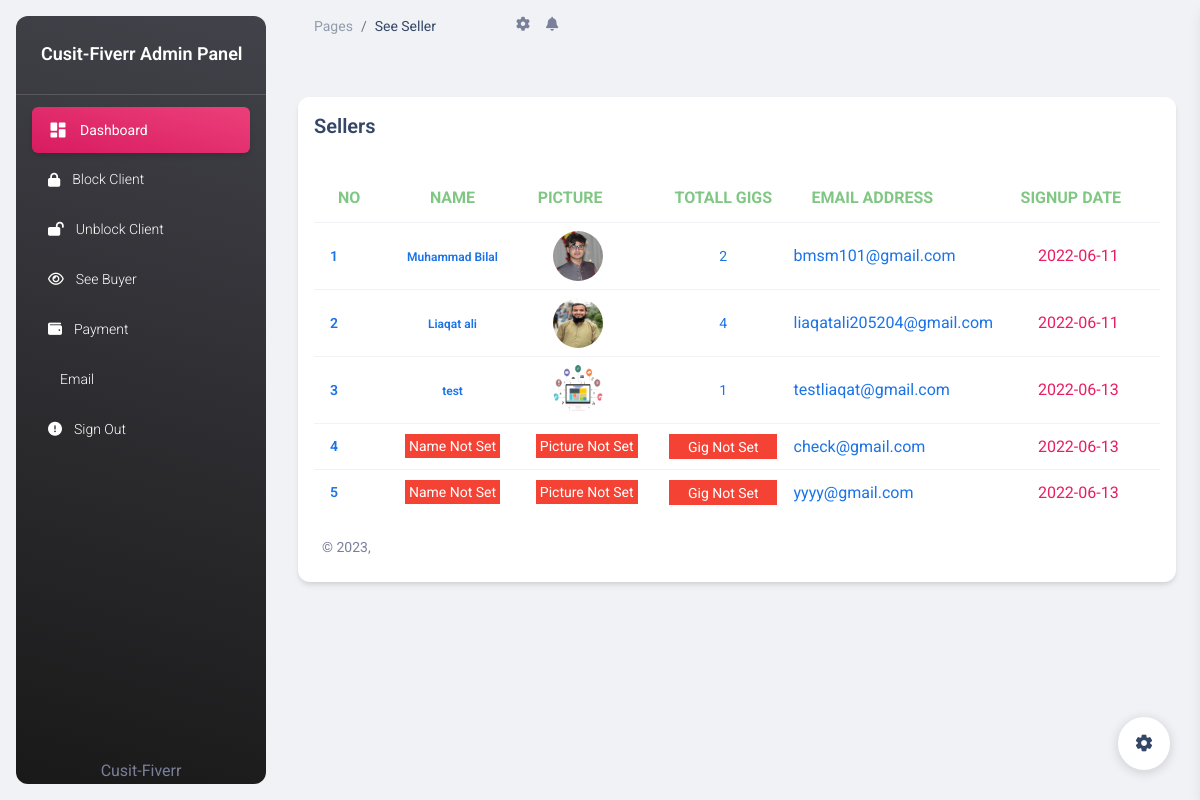
Page /Admin_panel/pages/see_seller.php on the committed database.
### tables this page shows
CREATE TABLE `seller` (
  `s_id` int(11) NOT NULL,
  `s_name` varchar(20) DEFAULT NULL,
  `s_image` varchar(20) DEFAULT NULL,
  `s_story` varchar(30) DEFAULT NULL,
  `s_email` varchar(100) DEFAULT NULL,
  `s_phone` varchar(11) DEFAULT NULL,
  `s_education` int(11) DEFAULT NULL,
  `s_skill_id` int(11) DEFAULT NULL,
  `s_certificate_id` int(11) DEFAULT NULL,
  `s_gig_id` int(11) DEFAULT NULL,
  `s_social_id` int(11) DEFAULT NULL,
  `s_description` varchar(150) DEFAULT NULL,
  `s_website` varchar(100) DEFAULT NULL,
  `s_occupation` varchar(100) DEFAULT NULL,
  `s_lauguage_id` int(11) DEFAULT NULL,
  `signup_id` int(11) DEFAULT NULL,
  `s_status` tinyint(1) DEFAULT 1
);

CREATE TABLE `signup` (
  `id` int(11) NOT NULL,
  `email` varchar(100) NOT NULL,
  `pass` varchar(200) NOT NULL,
  `role` varchar(2) NOT NULL,
  `verification_code` varchar(200) NOT NULL,
  `verification_token` varchar(2) NOT NULL,
  `signup_date` date DEFAULT NULL
);

### Admin_panel/pages/see_seller.php (the view, shortened to what this page needs)
<?php
  include("../../BackendLogic/database_connectivity.php");
?>
<!DOCTYPE html>
<html lang="en">
<head>
  <link href="../assets/css/nucleo-icons.css" rel="stylesheet" />
  <link href="../assets/css/nucleo-svg.css" rel="stylesheet" />
  <link id="pagestyle" href="../assets/css/material-dashboard.css?v=3.0.2" rel="stylesheet" />
</head>
<body class="g-sidenav-show  bg-gray-200">
<aside class="sidenav navbar navbar-vertical navbar-expand-xs border-0 border-radius-xl my-3 fixed-start ms-3   bg-gradient-dark" id="sidenav-main">
    <div class="sidenav-header">
      <a class="navbar-brand" href="index.php" style="position:relative; right:11px">
        <span class="ms-1 font-weight-bold text-white" style="font-size:18px">Cusit-Fiverr Admin Panel</span>
      </a>
    </div>
    <hr class="horizontal light mt-0 mb-2">
    <div class="collapse navbar-collapse  w-auto  max-height-vh-100" id="sidenav-collapse-main">
      <ul class="navbar-nav">
        <li class="nav-item">
          <a class="nav-link text-white active bg-gradient-primary" href="../dashboard.php">
            <div class="text-white text-center me-2 d-flex align-items-center justify-content-center">
              <i class="material-icons opacity-10">dashboard</i>
            </div>
            <span class="nav-link-text ms-1">Dashboard</span>
          </a>
        </li>
        <li class="nav-item">
          <a class="nav-link text-white " href="Block-Client.php">
            <div class="text-white text-center me-2 d-flex align-items-center justify-content-center">
              <i class="fas fa-lock opacity-10"></i>
            </div>
            <span class="nav-link-text ms-1">Block Client</span>
          </a>
        </li>
        <li class="nav-item">
          <a class="nav-link text-white " href="Unblock-Client.php">
            <div class="text-white text-center me-2 d-flex align-items-center justify-content-center">
              <i class="fas fa-lock-open opacity-10"></i>
            </div>
            <span class="nav-link-text ms-1">Unblock Client</span>
          </a>
        </li>
        <li class="nav-item">
          <a class="nav-link text-white " href="see_buyer.php">
            <div class="text-white text-center me-2 d-flex align-items-center justify-content-center">
              <i class="far fa-eye opacity-10"></i>
            </div>
            <span class="nav-link-text ms-1">See Buyer</span>
          </a>
        </li>
        <li class="nav-item">
          <a class="nav-link text-white " href="payment.php">
            <div class="text-white text-center me-2 d-flex align-items-center justify-content-center">
              <i class="	fas fa-wallet opacity-10"></i>
            </div>
            <span class="nav-link-text ms-1">Payment</span>
          </a>
        </li>
        <li class="nav-item">
          <a class="nav-link text-white " href="email.php">
            <span class="nav-link-text ms-1">Email</span>
          </a>
        </li>
        <li class="nav-item">
          <a class="nav-link text-white " href="signout.php">
            <div class="text-white text-center me-2 d-flex align-items-center justify-content-center">
              <i class="fas fa-exclamation-circle opacity-10"></i>
            </div>
            <span class="nav-link-text ms-1">Sign Out</span>
          </a>
        </li>
      </ul>
    </div>
    <div class="sidenav-footer position-absolute w-100 bottom-0 ">
      <div class="mx-3">
        <center>
        Cusit-Fiverr
      </center>
      </div>
    </div>
  </aside>
  <main class="main-content position-relative max-height-vh-100 h-100 border-radius-lg ">
    <nav class="navbar navbar-main navbar-expand-lg px-0 mx-4 shadow-none border-radius-xl" id="navbarBlur" navbar-scroll="true">
      <div class="container-fluid py-1 px-3">
        <nav aria-label="breadcrumb">
          <ol class="breadcrumb bg-transparent mb-0 pb-0 pt-1 px-0 me-sm-6 me-5">
            <li class="breadcrumb-item text-sm"><a class="opacity-5 text-dark" href="javascript:;">Pages</a></li>
            <li class="breadcrumb-item text-sm text-dark active" aria-current="page">See Seller</li>
          </ol>
        </nav>
        <div class="collapse navbar-collapse mt-sm-0 mt-2 me-md-0 me-sm-4" id="navbar">
          <ul class="navbar-nav  justify-content-end">
            <li class="nav-item px-3 d-flex align-items-center">
              <a href="javascript:;" class="nav-link text-body p-0">
                <i class="fa fa-cog fixed-plugin-button-nav cursor-pointer"></i>
              </a>
            </li>
            <li class="nav-item dropdown pe-2 d-flex align-items-center">
              <a href="javascript:;" class="nav-link text-body p-0" id="dropdownMenuButton" data-bs-toggle="dropdown" aria-expanded="false">
                <i class="fa fa-bell cursor-pointer"></i>
              </a>
            </li>
          </ul>
        </div>
      </div>
    </nav>
    <div class="container-fluid py-4">
      <div class="row">
        <div class="col-lg-12 col-md-10 mx-auto">
          <div class="card mt-4">
            <div class="card-header p-3">
              <h5 class="mb-0">Sellers</h5>
            </div>
            <div class="card-body p-3 pb-0">
            <div class="table-responsive ScrollBar" style="height:340px">
                <table class="table align-items-center mb-0">
                  <thead>
                    <tr>
                    <th class="text-uppercase text-success text-x font-weight-bolder opacity-7">No</th>
                    <th class="text-center text-uppercase text-success text-x font-weight-bolder opacity-7">Name</th>
                      <th class="text-uppercase text-success text-x font-weight-bolder opacity-7">Picture</th>
                      <th class="text-center text-uppercase text-success text-x font-weight-bolder opacity-7">Totall Gigs</th>
                      <th class="text-uppercase text-success text-x font-weight-bolder opacity-7 ps-2">Email Address</th>
                      <th class="text-uppercase text-success text-x font-weight-bolder opacity-7">Signup Date</th>
                    </tr>
                  </thead>
                  <tbody>
                  <?php
                  $sql_seller="SELECT * FROM signup where role=1";
                  $sql_seller_run=mysqli_query($DatabaseConnect,$sql_seller);
                  if(mysqli_num_rows($sql_seller_run)>0)
                  {
                    $serialNO=0;
                    while($row=mysqli_fetch_assoc($sql_seller_run))
                    {
                      $serialNO+=1;
                ?>
                    <tr>
                      <td>
                        <center>
                        <div class="d-flex px-2 py-1">
                          <div class="d-flex flex-column justify-content-center">
                            <?php
                              $sql_seller_profile="SELECT * FROM seller where s_email='{$row["email"]}'";
                              $sql_seller_profile_run=mysqli_query($DatabaseConnect,$sql_seller_profile);
                              while($rowprofile=mysqli_fetch_assoc($sql_seller_profile_run))
                                  {
                            ?>
                            <h6 class="mb-0 text-sm text-info"><?php echo $serialNO; ?> </h6>
                          </div>
                        </div>
                      </td>
                      <td class="align-middle text-center text-sm">
                        <?php
                        if($rowprofile['s_name']=='null')
                            {
                               echo "<span class='bg-danger text-white p-1'>Name Not Set</span>";
                            }
                          else
                          {
                        ?>
                        <span class="text-xs font-weight-bold text-info"><?php echo $rowprofile['s_name'];  ?></span>
                        <?php
                          }
                        ?>
                      </td>
                      <td class="align-middle text-sm">
                        <div class="progress-wrapper w-75 mx-auto">
                          <center>
                          <div class="progress-info" >
                          <?php
                          if($rowprofile['s_image']=='null')
                            {
                               echo "<span class='bg-danger text-white p-1'>Picture Not Set</span>";
                            }
                            else
                            {
                            ?>
                            <span class="text-primary"><img src="../../BackendLogic/sellerlogic/image/<?php echo $rowprofile['s_image']; ?>" alt="" srcset="" style="width:50px;height:50px;border-radius:50%"></span>
                            <?php
                            }
                            ?>
                          </div>
                          </center>
                        </div>
                      </td>
                      <?php
                                  }
                            ?>
                      <td class="align-middle">
                        <div class="progress-wrapper w-75 mx-auto">
                          <div class="progress-info" >
                          <?php
                            $sql_seller_gig="SELECT * FROM s_gig where s_email='{$row["email"]}'";
                            $sql_seller_gig_run=mysqli_query($DatabaseConnect,$sql_seller_gig);
                            $countgig=0;
                            while($rowgig=mysqli_fetch_assoc($sql_seller_gig_run))
                                {
                                  $countgig+=1;
                                }
                          ?>
                            <center class=" <?php if($countgig==0){ echo 'bg-danger';}?> ">
                            <span class="text-info text-sm  <?php if($countgig==0){ echo 'text-white';}?> "><?php if($countgig==0){ echo "Gig Not Set";}else{ echo $countgig;} ?></span>
                            </center>
                          </div>
                        </div>
                      </td>
                      <td class="align-middle">
                        <div class="progress-wrapper w-75 mx-auto">
                          <div class="progress-info" >
                            <span class="text-info" style="margin-left:-40px;"><?php echo $row['email'] ?></span>
                          </div>
                        </div>
                      </td>
                      <td class="align-middle">
                        <div class="progress-wrapper w-75 mx-auto">
                          <div class="progress-info" >
                            <center>
                            <span class="text-primary"><?php echo $row['signup_date'] ?></span>
                            </center>
                          </div>
                        </div>
                      </td>
                    </tr>
                      <?php
                        }
                      }
                      ?>
                  </tbody>
                </table>
                </div>
          </div>
      <footer class="footer py-4  ">
        <div class="container-fluid">
          <div class="row align-items-center justify-content-lg-between">
            <div class="col-lg-6 mb-lg-0 mb-4">
              <div class="copyright text-center text-sm text-muted text-lg-start">
                © ,
              </div>
            </div>
      </footer>
    </div>
  </main>
  <div class="fixed-plugin">
    <a class="fixed-plugin-button text-dark position-fixed px-3 py-2">
      <i class="material-icons py-2">settings</i>
    </a>
  </div>
</body>
</html>

### rows in the picture
signup: countgig "2", email "bmsm101@gmail.com", signup_date "2022-06-11"
seller: s_name "Muhammad Bilal", s_image (picture)
signup: countgig "4", email "liaqatali205204@gmail.com", signup_date "2022-06-11"
seller: s_name "Liaqat ali", s_image (picture)
signup: countgig "1", email "testliaqat@gmail.com", signup_date "2022-06-13"
seller: s_name "test", s_image (picture)
signup: shows "Gig Not Set", email "check@gmail.com", signup_date "2022-06-13"
seller: s_name "Name Not Set", s_image "Picture Not Set"
signup: shows "Gig Not Set", email "yyyy@gmail.com", signup_date "2022-06-13"
seller: s_name "Name Not Set", s_image "Picture Not Set"
